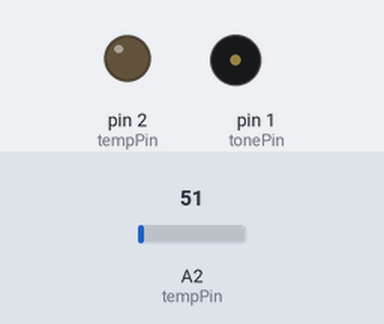
Bench run of a sketch on a simulated Arduino Uno, built with avr-gcc and run on an emulated ATmega328P. Parts: output pins drawn as LEDs (lit = HIGH), buzzer (waves = sounding). The inputs (shaded band) are chosen by the test bench; at power-on: A2 (tempPin) = 51. Storage starts empty; what the sketch prints to the serial monitor is not drawn.

Above: at 0.1 s.
At 1.1 s:
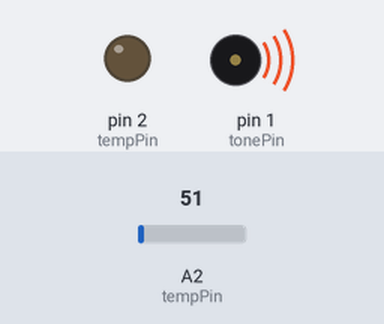
Timing chart, 0 to 2.8 s (numbered marks = the images above):
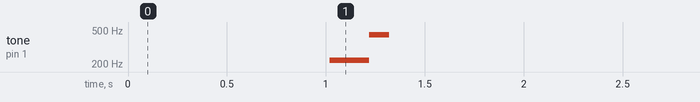

The sketch:

test1_getAmplitude.ino
```cpp
// Stephen Flores
// Read and save amplitudes of microphone to SD card
// Flow: Every 2 seconds: Sample for 500ms. Save to SD card. Wait for rest of time.
// Commit data outside
// Use the due
// Temp sensed once in a while
// Tone only compiles on AVR, not on ARM!!!

// *** Defines (comment out the SD one to not use it)
    #define PRINT_SERIAL 1
    #define USE_SD

// *** Libs
    #include <Wire.h>
    #include <SD.h>

// *** Objs
    typedef struct {
        unsigned long t;
        int amp;
        int temp;
    } DataPoint_t;

// *** Time vars
    unsigned long currentTime = 0;
    unsigned long previousTime = 0;
    int delayTime = 2000; // enter sample window every delayTime ms
    int sampleWindow = 500; // sample data for sampleWindow ms

// *** Other variables
    int micPin = 0;
    int sdPin = 8;
    int tonePin = 1;
    int toneFreq = 440;
    int tempPin = 2;
    #ifdef USE_SD
        File dataFile;
        String fileName = "test1.csv";
    #endif

void setup() {
    Serial.begin(9600);
    pinMode(micPin, OUTPUT);
    pinMode(tempPin, OUTPUT);

    #ifdef USE_SD
    if (!SD.begin(sdPin)) {
        Serial.println("*** ERR: SD initialization failed");
    }
    #endif

    delay(1000);

    // Beep to tell that you're on
    tone(tonePin, 220); delay(100); noTone(tonePin);
    tone(tonePin, 220); delay(100); noTone(tonePin);
    tone(tonePin, 440); delay(100); noTone(tonePin);

    delay(1000);
}


void loop() {
    currentTime = millis();

    if (currentTime - previousTime >= delayTime) {
        // Time vars
        unsigned long c = millis(); unsigned long p = c;

        // Get place to save data
        DataPoint_t arr[500]; // Max 500, likely won't need more than that, eh?
        int index = 0;
        int temp = analogRead(tempPin);

        // Activate buzzer
        tone(tonePin, toneFreq);

        // Sample for (sW) milliseconds
        while (c - p >= sampleWindow) {
            // Get data
            int dat = analogRead(micPin);

            // Save it to array
            arr[index].t = c;
            arr[index].amp = dat;
            arr[index].temp = temp;

            // Update time
            c = millis(); index++;
        }

        // Deactivate buzzer
        noTone(tonePin);

        // Save (and maybe print) all data of array
        String dataString;
        for (int i = 0; i < 500; i++) {
            dataString = String(arr[i].t) + "," + String(i) + "," + String(arr[i].amp + "," + String(temp));

            #ifdef USE_SD
                dataFile = SD.open(fileName, FILE_WRITE);
                dataFile.println(dataString);
                dataFile.close();
            #endif

            if (PRINT_SERIAL) {
                Serial.println(dataString);
            }
        }

        // Update time
        currentTime = millis(); previousTime = currentTime;
    }
}
```
